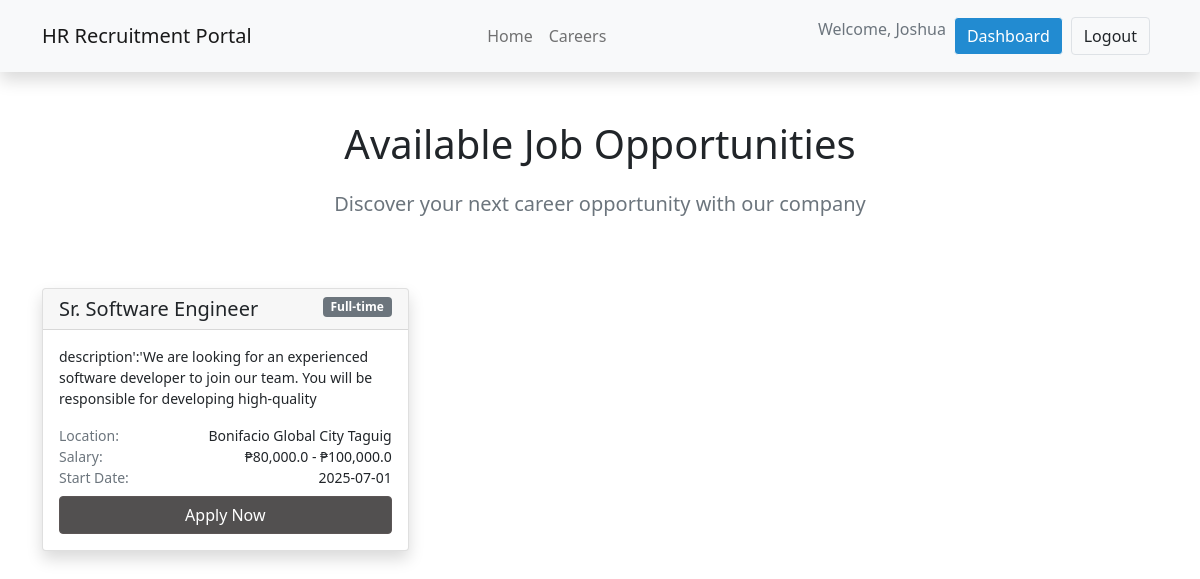
/career (signed in), run on the app's committed database.
### my_app/models.py (models this page shows, shortened)
class Users(db.Model,UserMixin):
    id = db.Column(db.Integer(),primary_key=True)
    firstname=db.Column(db.String(length=30),nullable=False)
    lastname=db.Column(db.String(length=30),nullable=False)
    email_address=db.Column(db.String(length=51),nullable=False)
    password_hash=db.Column(db.String(length=30),nullable=False)
    address_1 = db.Column(db.String(length=120),nullable=True)
    address_2 = db.Column(db.String(length=100),nullable=True)
    brgy_id = db.Column(db.String(),nullable=True)
    munci_id = db.Column(db.String(),nullable=True)
    prov_id = db.Column(db.String(),nullable=True)
    zipcode = db.Column(db.String(),nullable=True)
    mobile_number = db.Column(db.String(length=11),nullable=True)
    phone_number = db.Column(db.String(length=8),nullable=True)
    profile_picture =db.Column(db.String(),nullable=True)
    department_id =db.Column(db.Integer(),db.ForeignKey('department.id'))
    department = db.relationship('Department')
    user_type_id = db.Column(db.Integer(),db.ForeignKey('usertype.id'))
    user_type = db.relationship('Usertype')
    creation_date = db.Column(db.Date(),nullable=False)
    write_date =  db.Column(db.Date(),nullable=False)
    @property
    def password(self):
        raise AttributeError("Password is write-only.")

class Jobs(db.Model):
    id = db.Column(db.Integer(),primary_key=True)
    job_title=db.Column(db.String(length=30),nullable=False)
    employment_type=db.Column(db.String(length=15),nullable=False)
    min_sal= db.Column(db.Float(),nullable=False)
    max_sal= db.Column(db.Float(),nullable=False)
    start_date = db.Column(db.Date(),nullable=False)
    location =db.Column(db.String(length=50),nullable=False)
    description =db.Column(db.String(length = 1030), nullable=False, unique=True)
    start_date = db.Column(db.Date(),nullable=False)
    department_id =db.Column(db.Integer, db.ForeignKey('department.id'))
    user_uid = db.Column(db.Integer(),db.ForeignKey('users.id'))
    create_uid = db.Column(db.Integer())
    write_uid = db.Column(db.Integer())
    creation_date = db.Column(db.Date(),nullable=False)
    write_date =  db.Column(db.Date(),nullable=False)

### my_app/routes.py (the view)
@app.route("/career")
@login_required
def career_page():
    jobs=Jobs.query.all()
    return render_template("career.html",jobs=jobs,show_navbar=True)

### my_app/models.py (called while the page is built)
@login_manager.user_loader
def load_user(user_id):
    return Users.query.get(int(user_id))

### my_app/templates/career.html (shortened to what this page needs)
{% extends "base.html" %}
{%block content%}
    <section id="section-1" class="text-dark p-5 text-center">
        <div class="container">
            <div class="d-sm-flex align-items-center justify-content-center">
                <div>
                    <h1>Available Job Opportunities</h1>
                    <h3 class="lead text-muted my-4">
                       Discover your next career opportunity with our company
                    </h3>
                </div>
            </div>
        </div>
     </section>
    <div class="container">
        <div class="row row-cols-1 row-cols-md-2 row-cols-lg-3 g-2">
            {%for job in jobs %}
            <div class="col">
                <div class="card h-100 shadow">
                    <div class="card-header d-flex justify-content-between align-items-start">
                        <div>
                        <h5 class="card-title mb-0">{{job.job_title}}</h5>
                        </div>
                        <span class="badge bg-secondary">{{job.employment_type}}</span>
                    </div>
                    <div class="card-body">
                        <p class="card-text small" style="max-height: 4.5em; overflow: hidden;">{{job.description}}</p>
                        <div class="mb-2 small">
                            <div class="d-flex justify-content-between">
                                <span class="text-muted">Location:</span>
                                <span>{{job.location}}</span>
                            </div>
                            <div class="d-flex justify-content-between">
                                <span class="text-muted">Salary:</span>
                                <span>₱{{ "{:,}".format(job.min_sal) }} - ₱{{ "{:,}".format(job.max_sal) }}</span>
                            </div>
                            <div class="d-flex justify-content-between">
                                <span class="text-muted">Start Date:</span>
                                <span>{{job.start_date}}</span>
                            </div>
                        </div>
                        <button class="btn btn-dark w-100">
                        Apply Now
                        </button>
                    </div>
                </div>
            </div>
            {% endfor %}
        </div>
    </div>
{% endblock %}

### my_app/templates/base.html (shortened to what this page needs)
<!DOCTYPE html>
<html lang="en">
<head>
    <link href="https://cdn.jsdelivr.net/npm/bootstrap@5.0.2/dist/css/bootstrap.min.css"
      rel="stylesheet"
>
    <link href="https://use.fontawesome.com/releases/v5.6.3/css/all.css" rel="stylesheet">
    <link rel="stylesheet" href="https://cdn.jsdelivr.net/npm/bootstrap-icons@1.3.0/font/bootstrap-icons.css">
    <link href="https://cdn.jsdelivr.net/npm/remixicon@3.2.0/fonts/remixicon.css" rel="stylesheet">
    <link href="https://cdn.datatables.net/1.13.8/css/dataTables.bootstrap5.min.css" rel="stylesheet">
    <link rel="stylesheet" href="https://cdn.datatables.net/select/1.7.0/css/select.bootstrap5.min.css" />
    <link href="https://cdn.jsdelivr.net/npm/x-editable-bs5@1.5.8/dist/bootstrap5-editable/css/bootstrap-editable.css" rel="stylesheet">
    <link rel= "stylesheet" href= "{{ url_for('static',filename='style.css') }}">
</head>
<body>
    {% if show_navbar %}
    <nav class="navbar navbar-expand-lg navbar-light bg-light shadow">
        <div class="container">
          <a class="navbar-brand" href={{url_for('home_page')}}>HR Recruitment Portal</a>
          <div class="collapse navbar-collapse justify-content-center custom-nav-center p-2" id="navbarNav">
            <ul class="navbar-nav ms-auto ">
              <li class="nav-item active">
                <a class="nav-link" href="{{url_for('home_page')}}">Home </a>
              </li>
              <li class="nav-item">
                <a class="nav-link" href="{{url_for('career_page')}}">Careers</a>
              </li>
            </ul>
              {% if current_user.is_authenticated%}
              <ul class="navbar-nav ms-auto gap-2 ">
                <span class="text-sm text-muted UserProf">Welcome, {{current_user.firstname|capitalize}}</span>
                <li class="nav-item">
                  {% if current_user.user_type.name=='admin'%}
                  <button type="button" id="nav-btn" class="btn btn-light fw-normal btn-md lead" onclick="location.href='{{ url_for('admin_dashboard') }}'">
                    Dashboard
                  </button>
                  {% elif current_user.user_type.name=='internal'%}
                  <button type="button" id="nav-btn" class="btn btn-light fw-normal btn-md lead" onclick="location.href='{{ url_for('internal_dashboard') }}'">
                    Dashboard
                  </button>
                  {% else %}
                  <button type="button" id="nav-btn" class="btn btn-light fw-normal btn-md lead" onclick="location.href='{{ url_for('public_dashboard',user_id = current_user.id) }}'">
                    My Account
                  </button>
                  {% endif %}
                </li>
                <li class="nav-item">
                  <button type="button" id="login-btn" class="btn fw-normal btn-md lead border" onclick="location.href='{{ url_for('logout_page') }}'">
                    Logout
                  </button>
                </li>
              {% endif %}
            </ul>
          </div>
        </div>
    </nav>
    {% endif %}
    {% block content%}
    {% endblock%}
</body>
</html>

### my_app/static/style.css (style rules this page uses)
* { padding: 0; margin: 0; box-sizing: border-box; }
#nav-btn { color: #ffffff; background-color: #228bd1; white-space: nowrap; }
#login-btn,#signup-btn { font-size: 1rem; font-weight: 500; }
.main-content,.navbar { transition: margin 0.3s ease; }
.btn-dark, .btn-dark:focus, .btn-dark:active, .btn-dark:focus:active, .btn-dark:focus-visible { background-color: #525050; border: 1px solid rgb(92, 86, 86); outline: none; box-shadow: none; color: #ffffff; transition: transform 0.2s ease, box-shadow 0.2s ease; }

### data on the page
Users: firstname "Joshua"
Jobs: job_title "Sr. Software Engineer", employment_type "Full-time", description "description':'We are looking for an experienced software developer to join our team. You will be responsible for developing high-quality…", location "Bonifacio Global City Taguig", min_sal "80,000.0", max_sal "100,000.0", start_date "2025-07-01"
